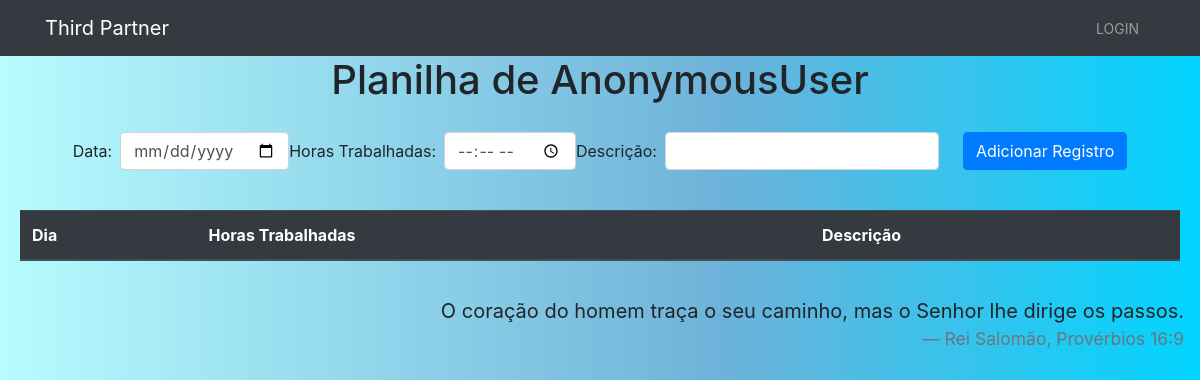
Page /planilha/ on the earlier database version.
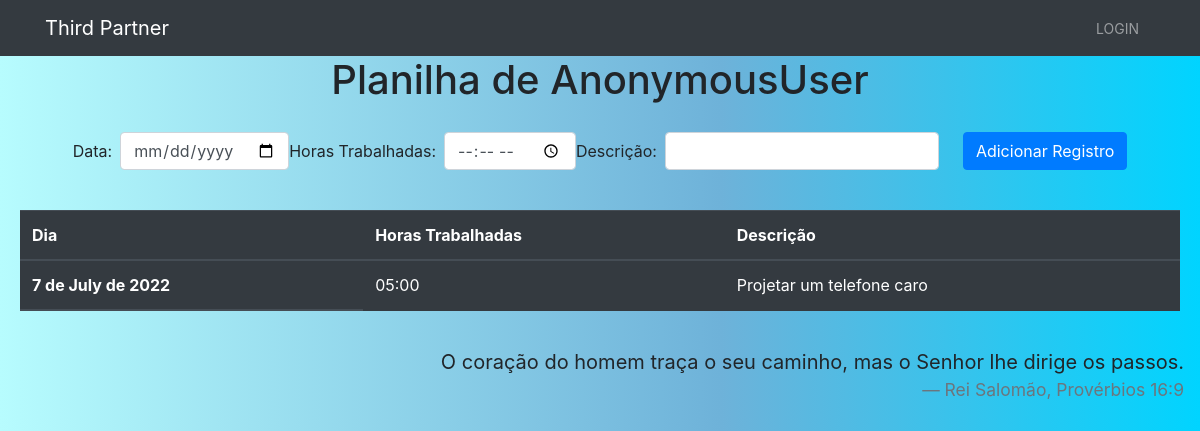
Same page on the later database version.
### core/models/WorkedHours.py (models this page shows, shortened)
class WorkedHours(models.Model):
    worker = models.ForeignKey(CoworkerModel, on_delete=models.CASCADE)
    date = models.DateField()
    worked_hours = models.TimeField()
    description = models.CharField(max_length=200)
    class Meta:
        verbose_name = "Hora"
        verbose_name_plural = "Horas"

### core/views.py (the view)
# urls.py: path("planilha/", SheetView.as_view(), name="sheet_view"),
class SheetView(ListView):
    model = WorkedHours
    template_name = "core/planilha.html"
    context_object_name = "hours"
    def get_context_data(self, *args, **kwargs):
        context = super().get_context_data(**kwargs)
        context["info"] = "sheet_menu"
        context["title"] = "Planilha"
        if self.request.user.is_superuser:
            print("uau, superuser")
            context['menu'] = menu_superuser
        elif self.request.user.is_authenticated:
            print("É... dá pra pssar, usuário comum")
            context['menu'] = menu_user
        context["form"] = AddWorkedHours
        return context

### core/templates/core/planilha.html (shortened to what this page needs)
{% extends 'core/base.html' %}
{% load static %} {% load bootstrap4 %}
{% block content%}
<section id="sheet">
    <p class="h1 text-center">Planilha de {{user}}</p>
    <div class="card-body">
        <form method="POST" enctype="multipart/form-data" class="form-inline" action="{% url 'core:add_hours_view' %}">
            <div class="form-group mx-auto mt-auto mb-auto">
                {{form}}
                <input type="submit" class="btn btn-primary ml-4" name="Add Hours" value="Adicionar Registro">
            </div>
        </form>
    </div>
    <div class="card-body ">
        <table class="table table-dark ">
            <thead>
                <tr>
                    <th scope="col">Dia</th>
                    <th scope="col">Horas Trabalhadas</th>
                    <th scope="col">Descrição</th>
                </tr>
            </thead>
            <thead>
                <tr>
                    {% for hour in hours %}
                    <th scope="row">{{hour.date}}</th>
                    <td>{{hour.worked_hours}}</td>
                    <td>{{hour.description}}</td>
                </tr>
                {% endfor %}
            </thead>
        </table>
    </div>
</section>
{% endblock %}

Differences in the rows shown:
added WorkedHours: date "7 de July de 2022", worked_hours "05:00", description "Projetar um telefone caro"
